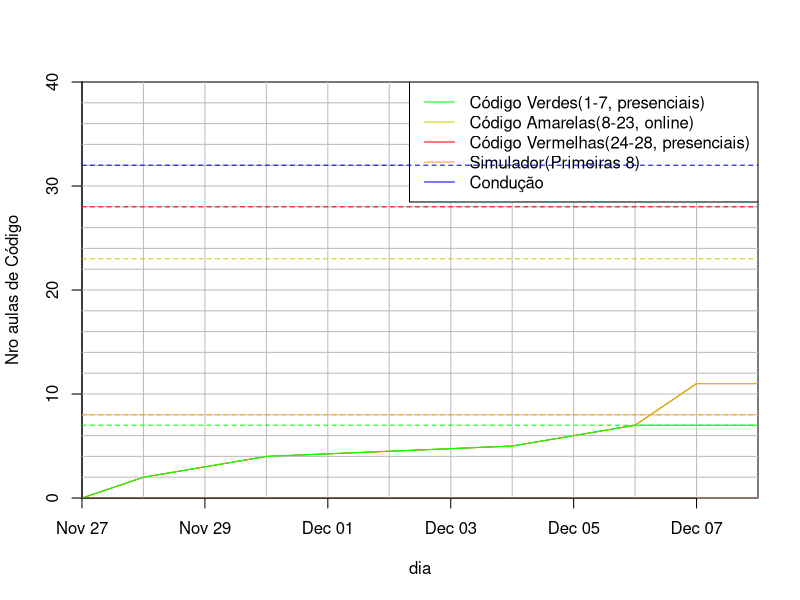

R code for this plot:
df <- read.csv(file.path("data", "aulas.csv"))

dias <- as.Date(df$dia)
codigo_verdes <- cumsum(df$codigo_verdes)
codigo_amarelas <- codigo_verdes + cumsum(df$codigo_amarelas)
codigo <- codigo_amarelas + cumsum(df$codigo_vermelhas)
simulador <- cumsum(df$simulador)
conducao <- simulador + cumsum(df$conducao)

diff_dias <- as.numeric(difftime(max(dias), min(dias), unit = "days"))


png("progresso.png",
  width = 8,
  height = 8,
  units = "cm",
  res = 2048,
  pointsize = 4
)
plot(dias, codigo,
  type = "l", ylim = c(0, 40), xaxs = "i", yaxs = "i",
  xlab = "dia", ylab = "Nro aulas de Código", lty = 1,
  col = "red"
)
grid(
  nx = diff_dias, ny = 20,
  lty = 1,
  col = "gray",
  lwd = 1
)
lines(dias, codigo_amarelas, col = "yellow3")
lines(dias, codigo_verdes, col = "green")
lines(dias, conducao, col = "blue")
lines(dias, simulador, col = "orange")
legend(
  x = "topright",
  legend = c(
    "Código Verdes(1-7, presenciais)",
    "Código Amarelas(8-23, online)",
    "Código Vermelhas(24-28, presenciais)",
    "Simulador(Primeiras 8)",
    "Condução"
  ),
  col = c("green", "yellow3", "red", "orange", "blue"),
  lty = 1,
  lwd = 1
)
abline(h = 32, col = "blue", lty = 2)
abline(h = 28, col = "red", lty = 2)
abline(h = 23, col = "yellow3", lty = 2)
abline(h = 8, col = "orange", lty = 2)
abline(h = 7, col = "green", lty = 2)
